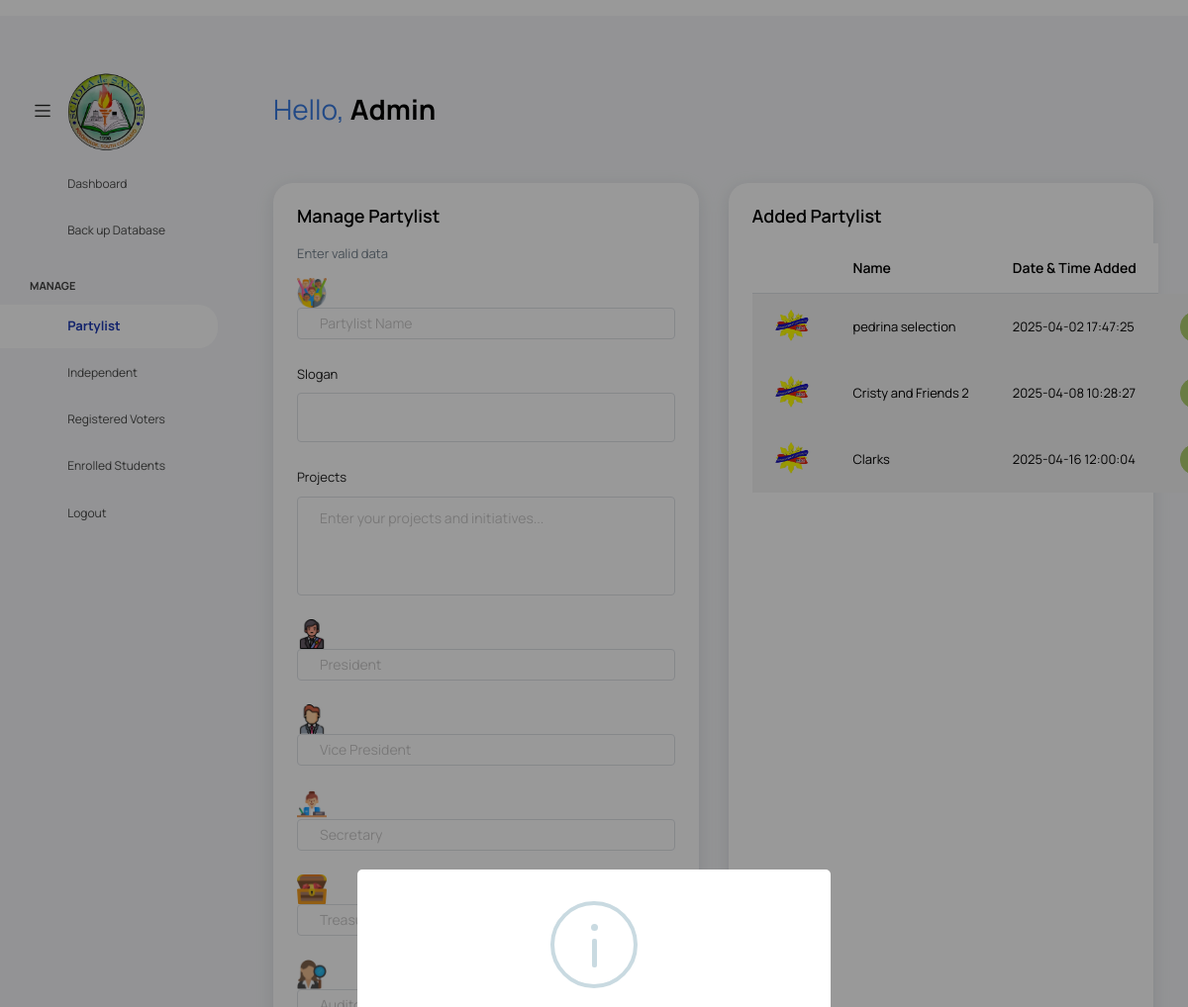
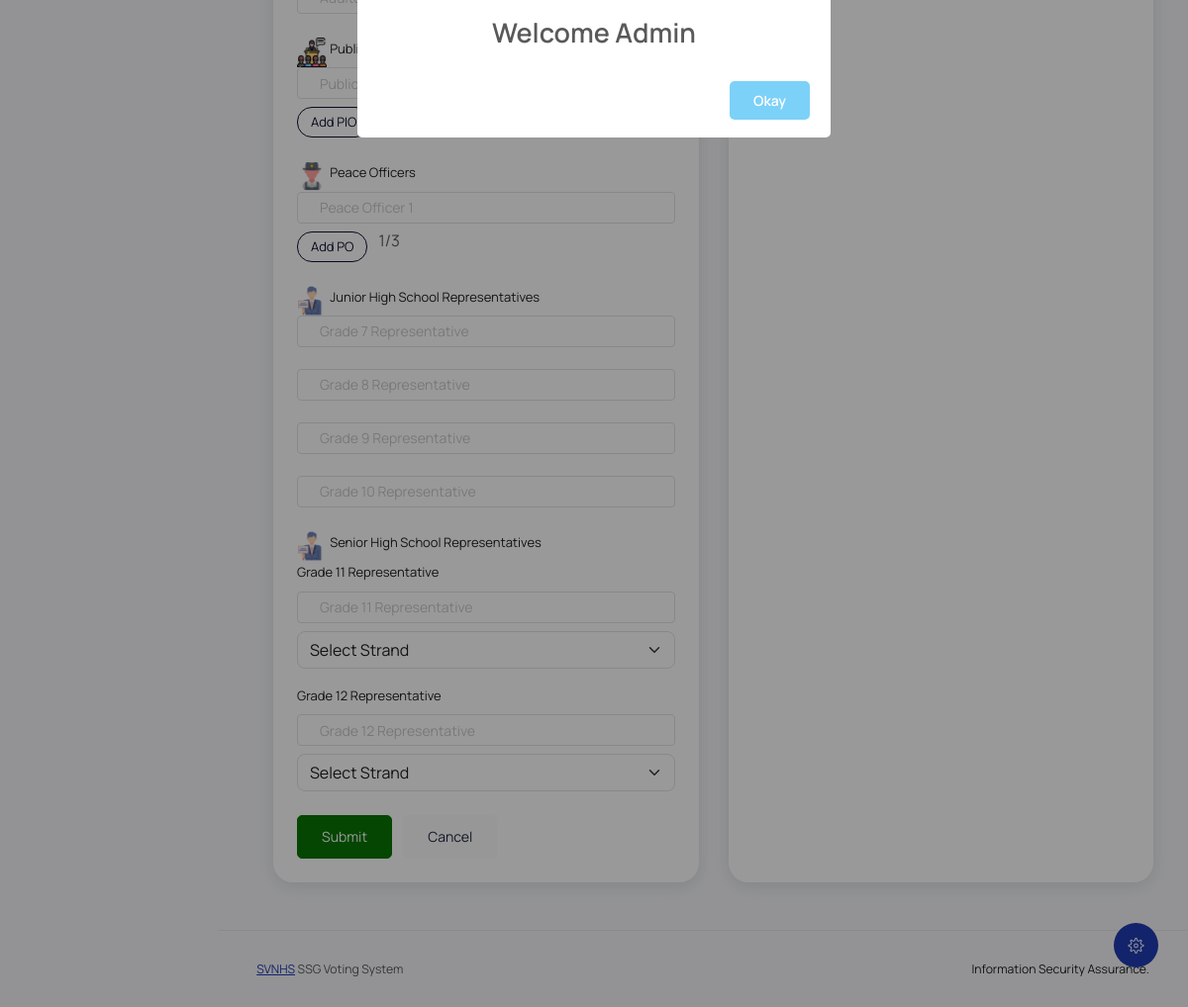
Page /src/admin_side/partylist.php (signed in) on the committed database (2 pictures, top to bottom).
### tables this page shows
CREATE TABLE `candidates` (
  `can_id` int(11) NOT NULL,
  `partylist` varchar(50) DEFAULT NULL,
  `pres` varchar(50) DEFAULT NULL,
  `vice` varchar(50) DEFAULT NULL,
  `sec` varchar(50) DEFAULT NULL,
  `trea` varchar(50) DEFAULT NULL,
  `aud` varchar(50) DEFAULT NULL,
  `pio1` varchar(50) DEFAULT NULL,
  `pio2` varchar(50) DEFAULT NULL,
  `pio3` varchar(50) DEFAULT NULL,
  `pio4` varchar(50) DEFAULT NULL,
  `po1` varchar(50) DEFAULT NULL,
  `po2` varchar(50) DEFAULT NULL,
  `po3` varchar(50) DEFAULT NULL,
  `g7_rep` varchar(50) DEFAULT NULL,
  `g8_rep` varchar(50) DEFAULT NULL,
  `g9_rep` varchar(50) DEFAULT NULL,
  `g10_rep` varchar(50) DEFAULT NULL,
  `g11_rep` varchar(50) DEFAULT NULL,
  `g11_strand` varchar(60) DEFAULT NULL,
  `g12_rep` varchar(50) DEFAULT NULL,
  `g12_strand` varchar(80) NOT NULL,
  `date_time` varchar(60) NOT NULL,
  `slogan` text NOT NULL,
  `projects` text DEFAULT NULL
);

### src/admin_side/partylist.php (the view, shortened to what this page needs)
<?php
include("../includes/header.php");
?>
<?php
include('../dbcon.php');
?>
<body class="with-welcome-text">
  <div class="container-scroller">
    <nav class="navbar default-layout col-lg-12 col-12 p-0 fixed-top d-flex align-items-top flex-row">
      <div class="text-center navbar-brand-wrapper d-flex align-items-center justify-content-start">
        <div class="me-3">
          <button class="navbar-toggler navbar-toggler align-self-center" type="button" data-bs-toggle="minimize">
            <span class="icon-menu"></span>
          </button>
        </div>
        <div>
          <a class="" href="partylist.php">
            <img class="img-fluid" src="../assets/logos.png" alt="logo" width=80 height=80 />
          </a>
        </div>
      </div>
      <div class="navbar-menu-wrapper d-flex align-items-top">
        <ul class="navbar-nav">
          <li class="nav-item font-weight-semibold d-none d-lg-block ms-0">
            <h1 class="welcome-text" style="color: #387ADF;">Hello, <span class="text-black fw-bold">Admin</span></h1>
          </li>
        </ul>
      </div>
    </nav>
    <div class="container-fluid page-body-wrapper">
      <div class="theme-setting-wrapper">
        <div id="settings-trigger"><i class="ti-settings"></i></div>
      </div>
      <nav class="sidebar sidebar-offcanvas" id="sidebar">
        <ul class="nav">
          <li class="nav-item">
            <a class="nav-link" href="admin.php">
              <i class="mdi mdi-grid-large menu-icon"></i>
              <span class="menu-title">Dashboard</span>
            </a>
          </li>
          <li class="nav-item">
            <a class="nav-link" href="backup.php">
              <i class="mdi mdi-cloud-upload menu-icon"></i>
              <span class="menu-title">Back up Database</span>
            </a>
          </li>
          <li class="nav-item nav-category">Manage</li>
          <li class="nav-item">
            <a class="nav-link" data-bs-toggle="collapse" href="partylist.php" aria-expanded="false"
              aria-controls="form-elements">
              <i class="menu-icon mdi mdi-account-multiple-outline"></i>
              <span class="menu-title">Partylist</span>
              <i class="menu-arrow"></i>
            </a>
          </li>
          <li class="nav-item">
            <a class="nav-link" data-bs-toggle="collapse" href="independent.php" aria-expanded="false"
              aria-controls="charts">
              <i class="menu-icon mdi mdi-account-settings"></i>
              <span class="menu-title">Independent</span>
              <i class="menu-arrow"></i>
            </a>
          </li>
          <li class="nav-item">
            <a class="nav-link" data-bs-toggle="collapse" href="registered.php" aria-expanded="false"
              aria-controls="charts">
              <i class="menu-icon mdi mdi-account-plus"></i>
              <span class="menu-title">Registered Voters</span>
              <i class="menu-arrow"></i>
            </a>
          </li>
          <li class="nav-item">
            <a class="nav-link" data-bs-toggle="collapse" href="enrolled_students.php" aria-expanded="false"
              aria-controls="charts">
              <i class="menu-icon mdi mdi-school"></i>
              <span class="menu-title">Enrolled Students</span>
              <i class="menu-arrow"></i>
            </a>
          </li>
          <li class="nav-item">
            <a class="nav-link" data-bs-toggle="collapse" href="logout.php" aria-expanded="false"
              aria-controls="charts">
              <i class="menu-icon mdi mdi-account-off"></i>
              <span class="menu-title">Logout</span>
              <i class="menu-arrow"></i>
            </a>
          </li>
        </ul>
      </nav>
      <div class="main-panel">
        <div class="content-wrapper">
          <div class="row">
            <div class="col-md-6 grid-margin stretch-card">
              <div class="card">
                <div class="card-body">
                  <h4 class="card-title">Manage Partylist</h4>
                  <p class="card-description">
                    Enter valid data
                  </p>
                  <form class="forms-sample" method="POST" action="partylistproc.php">
                    <div class="form-group">
                      <img src="../assets/images/diversity.png" alt="Candidates" width="30" height="30">
                      <input class="form-control" type="text" name="plist" placeholder="Partylist Name" required>
                    </div>
                    <div class="form-group">
                     <label for="">Slogan</label>
                    <textarea name="slogan" id="" class="form-control" style="height: 50px;"></textarea>
                    </div>
                    <div class="form-group">
                      <label for="">Projects</label>
                      <textarea name="projects" id="" class="form-control" style="height: 100px;" placeholder="Enter your projects and initiatives..."></textarea>
                    </div>
                    <div class="form-group">
                      <img src="../assets/images/president.png" alt="Candidates" width="30" height="30">
                      <input class="form-control" type="text" name="pres" placeholder="President"
                        pattern="[A-Za-z]+ [A-Za-z]+" title="Please enter a valid first name and last name" required>
                    </div>
                    <div class="form-group">
                      <img src="../assets/images/vice.png" alt="Candidates" width="30" height="30">
                      <input class="form-control" type="text" name="vice" placeholder="Vice President"
                        pattern="[A-Za-z]+ [A-Za-z]+" title="Please enter a valid first name and last name" required>
                    </div>
                    <div class="form-group">
                      <img src="../assets/images/sec.png" alt="Candidates" width="30" height="30">
                      <input class="form-control" type="text" name="sec" placeholder="Secretary"
                        pattern="[A-Za-z]+ [A-Za-z]+" title="Please enter a valid first name and last name" required>
                    </div>
                    <div class="form-group">
                      <img src="../assets/images/treasure.png" alt="Candidates" width="30" height="30">
                    </div>
                    <div class="form-group">
                      <img src="../assets/images/auditor.png" alt="Candidates" width="30" height="30">
                    </div>
                    <div class="form-group">
                      <img src="../assets/images/public.png" alt="Candidates" width="30" height="30">
                      <label for="">Public Information Officers</label>
                      <div id="pio-container">
                      </div>
                      <button type="button" class="btn btn-outline-primary btn-sm mt-2" id="add-pio-btn">Add PIO</button>
                      <span id="pio-count" class="text-muted ms-2">1/4</span>
                    </div>
                    <div class="form-group">
                      <img src="../assets/images/peace.png" alt="Candidates" width="30" height="30">
                      <label for="">Peace Officers</label>
                      <div id="po-container">
                        <input class="form-control" type="text" name="po1" placeholder="Peace Officer 1"
                          pattern="[A-Za-z]+ [A-Za-z]+" title="Please enter a valid first name and last name" required>
                      </div>
                      <button type="button" class="btn btn-outline-primary btn-sm mt-2" id="add-po-btn">Add PO</button>
                      <span id="po-count" class="text-muted ms-2">1/3</span>
                    </div>
                    <div class="form-group">
                      <img src="../assets/images/rep.png" alt="Candidates" width="30" height="30">
                      <label for="">Junior High School Representatives</label>
                      <input class="form-control" type="text" name="g7" placeholder="Grade 7 Representative"
                        pattern="[A-Za-z]+ [A-Za-z]+" title="Please enter a valid first name and last name" required>
                      <br>
                      <input class="form-control" type="text" name="g8" placeholder="Grade 8 Representative"
                        pattern="[A-Za-z]+ [A-Za-z]+" title="Please enter a valid first name and last name" required>
                      <br>
                      <input class="form-control" type="text" name="g9" placeholder="Grade 9 Representative"
                        pattern="[A-Za-z]+ [A-Za-z]+" title="Please enter a valid first name and last name" required>
                      <br>
                      <input class="form-control" type="text" name="g10" placeholder="Grade 10 Representative"
                        pattern="[A-Za-z]+ [A-Za-z]+" title="Please enter a valid first name and last name" required>
                    </div>
                    <div class="form-group">
                      <img src="../assets/images/rep.png" alt="Candidates" width="30" height="30">
                      <label for="">Senior High School Representatives</label>
                      <div class="mb-3">
                        <label for="g11" class="form-label">Grade 11 Representative</label>
                        <input class="form-control" type="text" name="g11" placeholder="Grade 11 Representative"
                          pattern="[A-Za-z]+ [A-Za-z]+" title="Please enter a valid first name and last name" required>
                        <select class="form-select mt-2" name="g11_strand" required>
                          <option value="" selected disabled>Select Strand</option>
                        </select>
                      </div>
                      <div class="mb-3">
                        <label for="g12" class="form-label">Grade 12 Representative</label>
                        <input class="form-control" type="text" name="g12" placeholder="Grade 12 Representative"
                          pattern="[A-Za-z]+ [A-Za-z]+" title="Please enter a valid first name and last name" required>
                        <select class="form-select mt-2" name="g12_strand" required>
                          <option value="" selected disabled>Select Strand</option>
                        </select>
                      </div>
                    </div>
                    <button type="submit" class="btn btn-primary me-2" name="filec">Submit</button>
                    <button class="btn btn-light">Cancel</button>
                  </form>
                </div>
              </div>
            </div>
            <div class="col-lg-6 grid-margin stretch-card">
              <div class="card">
                <div class="card-body">
                  <h4 class="card-title">Added Partylist</h4>
                  <p class="card-description">
                  <table class="table table-striped">
                    <thead>
                      <tr>
                        <th></th>
                        <th>Name</th>
                        <th>Date & Time Added</th>
                      </tr>
                    </thead>
                    <?php
                    $query = "SELECT * FROM candidates";
                    $result = mysqli_query($conn, $query);
                    while ($row = mysqli_fetch_assoc($result)) {
                      $encoded_can_id = base64_encode($row['can_id']);
                      echo '<tbody>';
                      echo '<tr>';
                      echo '<td class="py-1"><img src="../assets/images/ssglogo.png" alt="image" /></td>';
                      echo '<td>' . $row['partylist'] . '</td>';
                      echo '<td>' . $row['date_time'] . '</td>';
                      echo '<td>';
                      echo '<a class="btn btn-info btn-sm" href="edit.php?id=' . urlencode($encoded_can_id) . '">Edit</a>';
                      echo '</td>';
                      echo '</tr>';
                      echo '</tbody>';
                    }
                    ?>
                  </table>
                </div>
              </div>
            </div>
          </div>
        </div>
        <?php
        include("../includes/footer.php");
        ?>
</body>
</html>

### src/includes/header.php (style rules this page uses)
.btn-primary { background-color: #077504 !important; border-color: #077504 !important; color: white !important; }
.btn-info { background-color: #AECE70 !important; border-color: #AECE70 !important; color: black !important; }

### rows in the picture
candidates: partylist "pedrina selection", date_time "2025-04-02 17:47:25"
candidates: partylist "Cristy and Friends 2", date_time "2025-04-08 10:28:27"
candidates: partylist "Clarks", date_time "2025-04-16 12:00:04"
